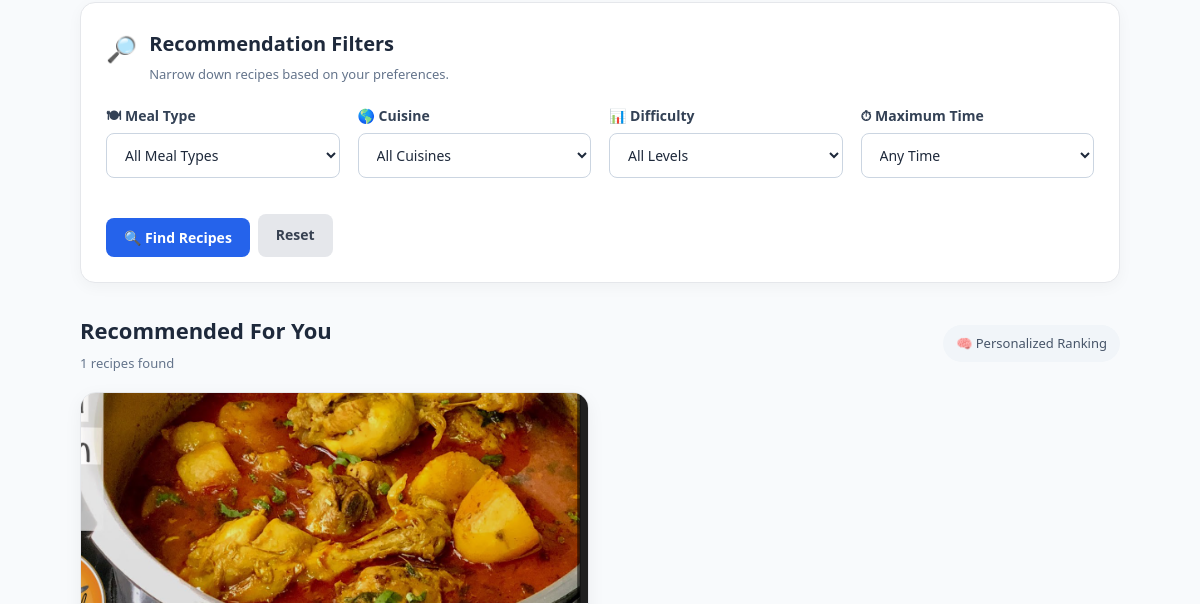
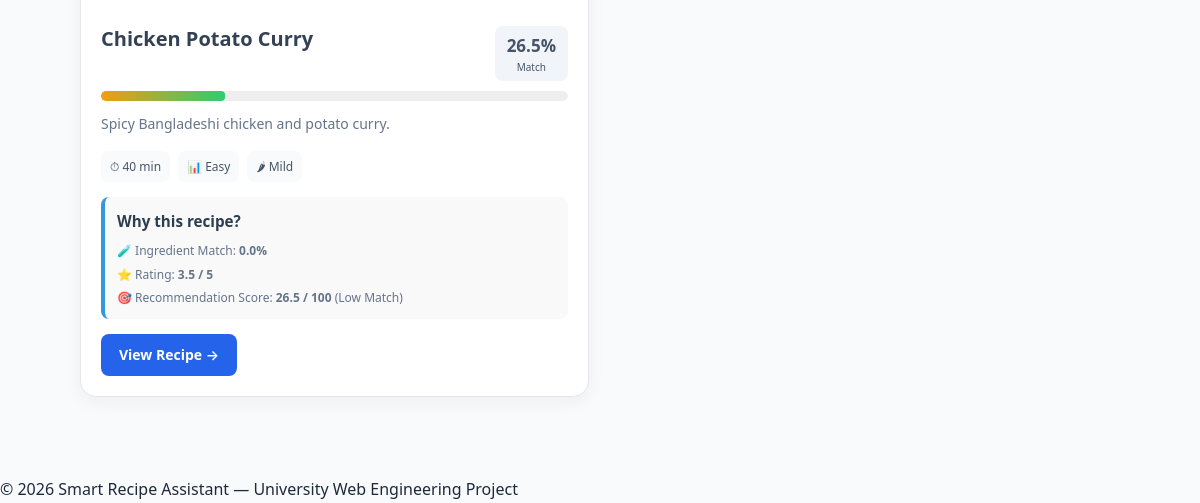
The page /recommendations (signed in, lower part) on the database as committed earlier (2 pictures, top to bottom).
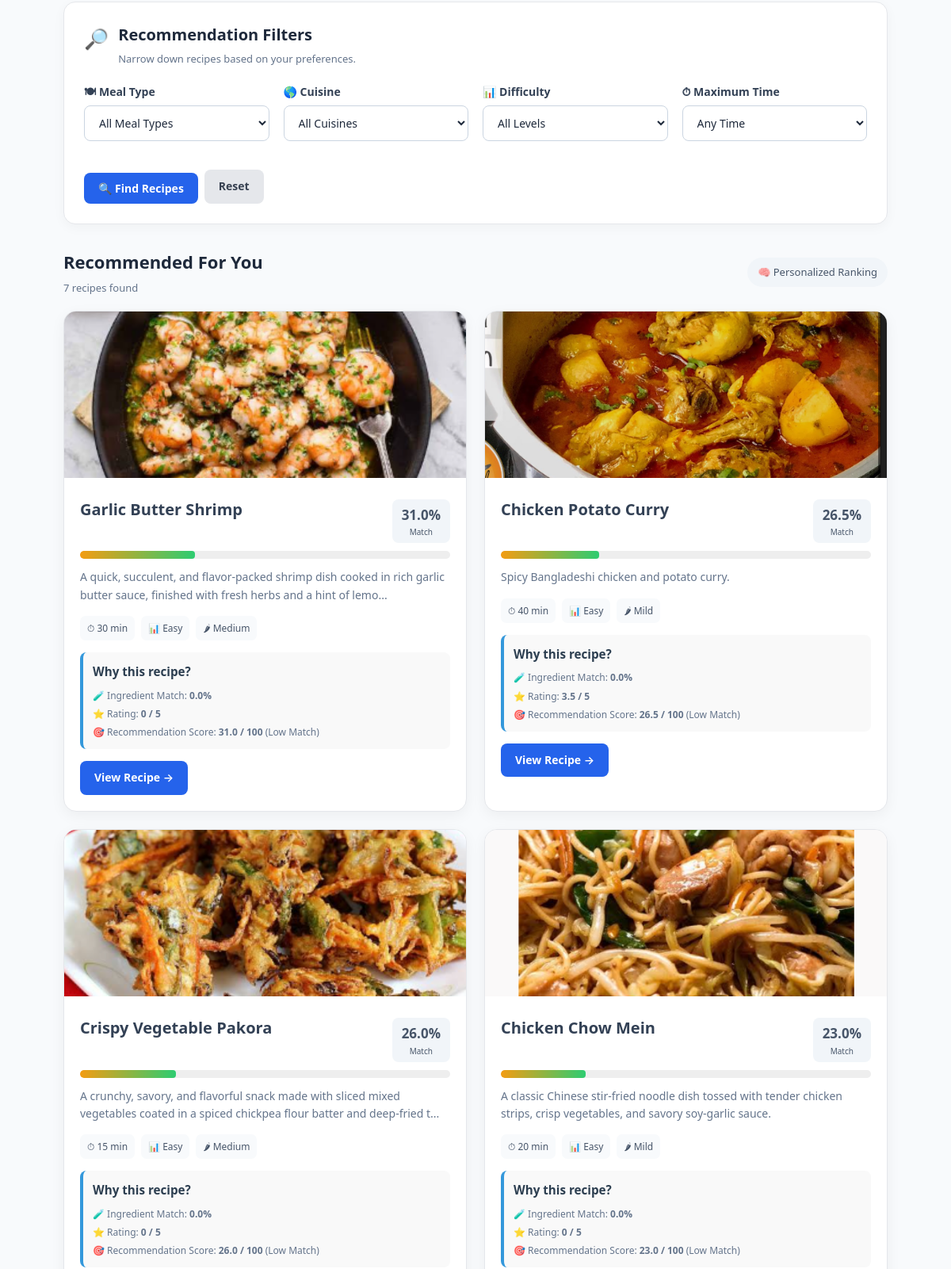
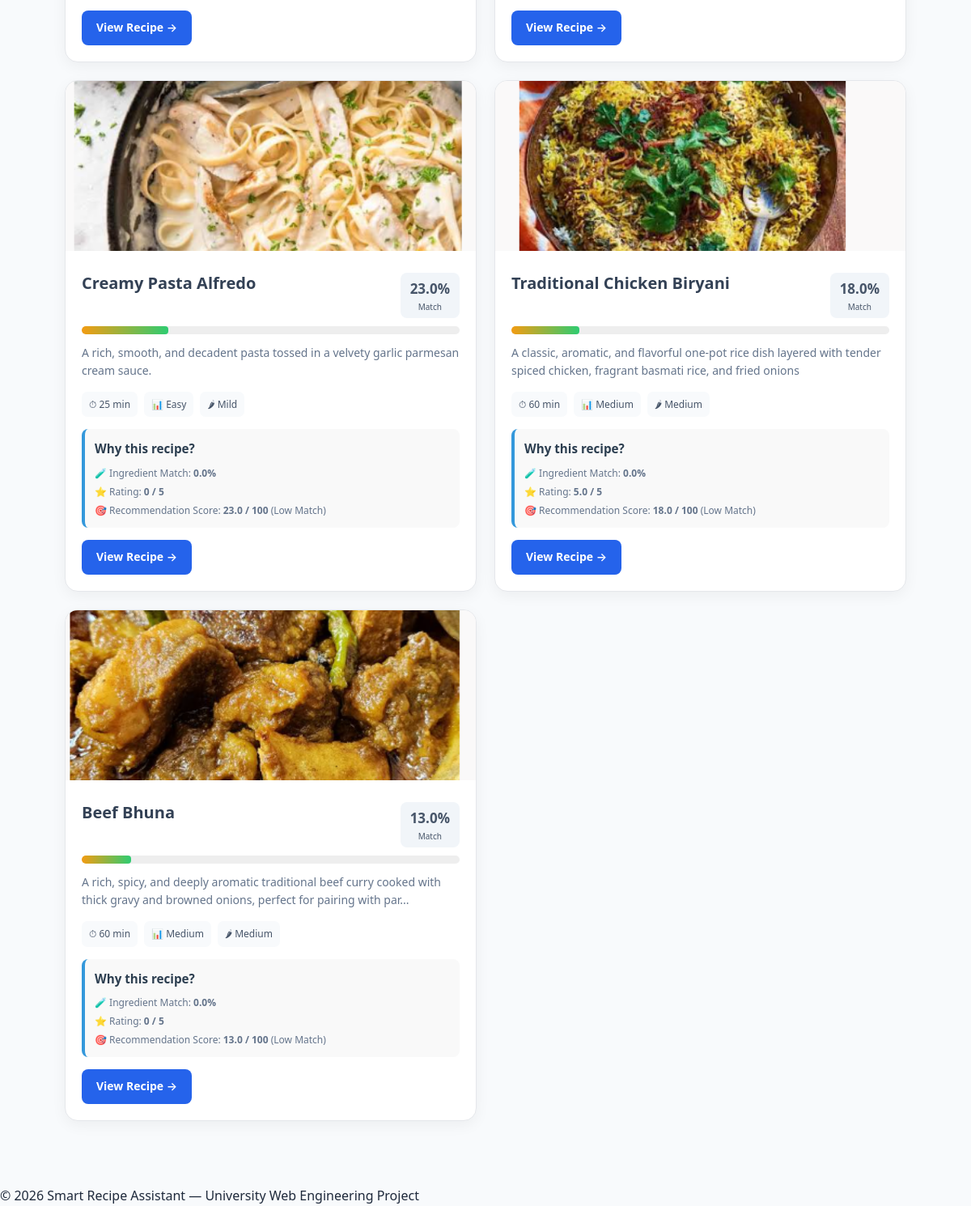
The same page on the database as committed later (2 pictures, top to bottom).
### tables this page shows
CREATE TABLE Recipes (
    RecipeID INTEGER PRIMARY KEY AUTOINCREMENT,
    UserID INTEGER NOT NULL,
    MealTypeID INTEGER NOT NULL,
    CuisineID INTEGER NOT NULL,
    Title TEXT NOT NULL,
    Description TEXT,
    CookingTime INTEGER NOT NULL
        CHECK (CookingTime > 0),
    Difficulty TEXT NOT NULL
        CHECK (
            Difficulty IN (
                'Easy',
                'Medium',
                'Hard'
            )
        ),
    SpiceLevel TEXT DEFAULT 'Medium'
        CHECK (
            SpiceLevel IN (
                'Mild',
                'Medium',
                'Spicy'
            )
        ),
    DietType TEXT DEFAULT 'Regular'
        CHECK (
            DietType IN (
                'Regular',
                'Vegetarian',
                'Vegan',
                'Low Calorie',
                'High Protein',
                'Gluten Free'
            )
        ),
    Instructions TEXT NOT NULL,
    ImageURL TEXT,
    CreatedAt TIMESTAMP DEFAULT CURRENT_TIMESTAMP,

    FOREIGN KEY (UserID)
        REFERENCES Users(UserID)
        ON DELETE CASCADE,
    FOREIGN KEY (MealTypeID)
        REFERENCES Meal_Types(MealTypeID)
        ON DELETE RESTRICT,
    FOREIGN KEY (CuisineID)
        REFERENCES Cuisines(CuisineID)
        ON DELETE RESTRICT
);

### app.py (the view, shortened to what this page needs)
@app.route("/recommendations")
def recommendations():
    if "user_id" not in session:
        return redirect(url_for("login"))
    user_id = session["user_id"]
    connection = get_db_connection()
    selected_meal_type = request.args.get("meal_type_id", "").strip()
    selected_cuisine = request.args.get("cuisine_id", "").strip()
    selected_difficulty = request.args.get("difficulty", "").strip()
    selected_max_time = request.args.get("max_time", "").strip()
    preferences = connection.execute(
        "SELECT * FROM User_Preferences WHERE UserID = ?", (user_id,)
    ).fetchone()
    available_ids = set(int(x) for x in session.get("available_ingredients", []))
    meal_types = connection.execute("SELECT * FROM Meal_Types ORDER BY Name").fetchall()
    cuisines = connection.execute("SELECT * FROM Cuisines ORDER BY Name").fetchall()
    recipes = connection.execute(
        """
        SELECT Recipes.*, Meal_Types.Name AS MealType, Cuisines.Name AS Cuisine
        FROM Recipes
        JOIN Meal_Types ON Recipes.MealTypeID = Meal_Types.MealTypeID
        JOIN Cuisines ON Recipes.CuisineID = Cuisines.CuisineID
        ORDER BY Recipes.CreatedAt DESC
        """
    ).fetchall()
    search_history = connection.execute(
        "SELECT SearchText FROM Search_History WHERE UserID = ? ORDER BY SearchDate DESC LIMIT 20",
        (user_id,)
    ).fetchall()
    search_keywords = [row["SearchText"].lower() for row in search_history]
    recommended_recipes = []
    for recipe in recipes:
        if selected_meal_type and str(recipe["MealTypeID"]) != selected_meal_type:
            continue
        if selected_cuisine and str(recipe["CuisineID"]) != selected_cuisine:
            continue
        if selected_difficulty and recipe["Difficulty"] != selected_difficulty:
            continue
        if selected_max_time:
            try:
                if recipe["CookingTime"] > int(selected_max_time):
                    continue
            except ValueError:
                pass
        score = 0
        recipe_ingredients = connection.execute(
            "SELECT IngredientID FROM Recipe_Ingredients WHERE RecipeID = ?", (recipe["RecipeID"],)
        ).fetchall()
        recipe_ingredient_ids = {row["IngredientID"] for row in recipe_ingredients}
        if recipe_ingredient_ids:
            matched_ingredients = recipe_ingredient_ids & available_ids
            ingredient_percentage = len(matched_ingredients) / len(recipe_ingredient_ids)
            score += ingredient_percentage * 35
        else:
            ingredient_percentage = 0
        if selected_meal_type and str(recipe["MealTypeID"]) == selected_meal_type:
            score += 10
        if selected_cuisine and str(recipe["CuisineID"]) == selected_cuisine:
            score += 10
        if preferences:
            max_time_pref = preferences["MaxCookingTime"]
            if max_time_pref:
                try:
                    if recipe["CookingTime"] <= int(max_time_pref):
                        score += 10
                except (TypeError, ValueError):
                    pass
            if recipe["Difficulty"] == preferences["DifficultyPreference"]:
                score += 8
            if recipe["SpiceLevel"] == preferences["SpiceLevel"]:
                score += 8
            if recipe["DietType"] == preferences["DietType"]:
                score += 5
        rating = connection.execute(
            "SELECT AVG(Rating) AS AverageRating FROM Ratings WHERE RecipeID = ?", (recipe["RecipeID"],)
        ).fetchone()
        average_rating = rating["AverageRating"] if rating and rating["AverageRating"] else 0
        score += (average_rating / 5) * 5
        history_score = 0
        score += history_score
        recommended_recipes.append({
            "recipe": recipe,
            "score": round(score, 1),
            "ingredient_percentage": round(ingredient_percentage * 100, 1),
            "average_rating": round(average_rating, 1)
        })
    recommended_recipes.sort(key=lambda x: x["score"], reverse=True)
    connection.close()
    return render_template(
        "recommendations.html",
        recommendations=recommended_recipes,
        preferences=preferences,
        meal_types=meal_types,
        cuisines=cuisines,
        selected_meal_type=selected_meal_type,
        selected_cuisine=selected_cuisine,
        selected_difficulty=selected_difficulty,
        selected_max_time=selected_max_time
    )

### database.py (called while the page is built)
def get_db_connection():
    connection = sqlite3.connect(DATABASE)
    connection.row_factory = sqlite3.Row
    connection.execute("PRAGMA foreign_keys = ON")
    return connection

### templates/recommendations.html (shortened to what the changed rows need)
{% extends "base.html" %}
{% block content %}
<div class="container recommendation-page">
    <div class="recommendation-filter-card">
        <div class="section-heading">
            <div>
                <h2>Recommendation Filters</h2>
            </div>
        </div>
    </div>
    <div class="recommendation-results-header">
        <div>
            <h2>Recommended For You</h2>
            <p>{{ recommendations|length }} recipes found</p>
        </div>
    </div>
    {% if recommendations %}
    <div class="recommendation-grid">
        {% for item in recommendations %}
        {% set recipe = item["recipe"] if item["recipe"] is defined else item %}
        {% set recipe_id = recipe["RecipeID"] if recipe["RecipeID"] is defined else item["RecipeID"] %}
        {% set title = recipe["Title"] if recipe["Title"] is defined else item["Title"] %}
        {% set image_url = recipe["ImageURL"] if recipe["ImageURL"] is defined else item["ImageURL"] %}
        {% set description = recipe["Description"] if recipe["Description"] is defined else item["Description"] %}
        {% set cooking_time = recipe["CookingTime"] if recipe["CookingTime"] is defined else item["CookingTime"] %}
        {% set difficulty = recipe["Difficulty"] if recipe["Difficulty"] is defined else item["Difficulty"] %}
        {% set spice_level = recipe["SpiceLevel"] if recipe["SpiceLevel"] is defined else item["SpiceLevel"] %}
        {% set score = item["score"] | default(0) %}
        <div class="recommendation-card">
            {% if image_url %}
            <img src="{{ image_url }}" alt="{{ title }}" class="recommendation-image">
            {% else %}
            <div class="recommendation-placeholder">🍲</div>
            {% endif %}
            <div class="recommendation-card-body">
                <div class="recommendation-title-row">
                    <h3>{{ title }}</h3>
                    <div class="match-score
                        {% if score >= 70 %} match-high
                        {% elif score >= 40 %} match-medium
                        {% else %} match-low {% endif %}">
                        <strong>{{ score }}%</strong>
                        <small>Match</small>
                    </div>
                </div>
                <div class="score-bar" style="width: 100%; height: 10px; background: #eee; border-radius: 10px; overflow: hidden; margin: 10px 0;">
                    <div class="score-fill" style="width: {{ score }}%; height: 100%; background: linear-gradient(90deg, #f39c12, #2ecc71); transition: width 0.5s ease-in-out;"></div>
                </div>
                {% if description %}
                <p class="recommendation-description">
                    {{ description[:130] }}{% if description|length > 130 %}...{% endif %}
                </p>
                {% endif %}
                <div class="recommendation-meta">
                    {% if cooking_time %}<span>⏱ {{ cooking_time }} min</span>{% endif %}
                    {% if difficulty %}<span>📊 {{ difficulty }}</span>{% endif %}
                    {% if spice_level %}<span>🌶 {{ spice_level }}</span>{% endif %}
                </div>
                <div class="match-details" style="background: #f9f9f9; padding: 12px; border-radius: 8px; border-left: 4px solid #3498db; margin-top: 12px;">
                    <h4 style="margin: 0 0 8px 0; font-size: 0.95rem; color: #2c3e50;">Why this recipe?</h4>
                    <div class="match-items" style="display: flex; flex-direction: column; gap: 4px;">
                        {% if item["ingredient_percentage"] is defined %}
                        <span class="match-item">🧪 Ingredient Match: <strong>{{ item["ingredient_percentage"] }}%</strong></span>
                        {% endif %}
                        {% if item["average_rating"] is defined %}
                        <span class="match-item">⭐ Rating: <strong>{{ item["average_rating"] }} / 5</strong></span>
                        {% endif %}
                        <span class="match-item">
                            🎯 Recommendation Score: <strong>{{ score }} / 100</strong>
                            {% if score >= 70 %}(High Match)
                            {% elif score >= 40 %}(Medium Match)
                            {% else %}(Low Match){% endif %}
                        </span>
                    </div>
                </div>
                <div class="recommendation-actions" style="margin-top: 15px;">
                    <a href="{{ url_for('recipe_detail', recipe_id=recipe_id) }}" class="btn btn-primary">
                        View Recipe →
                    </a>
                </div>
            </div>
        </div>
        {% endfor %}
    </div>
    {% endif %}
</div>
{% endblock %}

Rows that differ between the two databases and show on the page:
added Recipes: ImageURL (picture), recommendations "Garlic Butter Shrimp", CookingTime 30 (drawn), Description "A quick, succulent, and flavor-packed shrimp dish cooked in rich garlic butter sauce, finished with fresh herbs and a hint of lemo", recommendations "Easy", recommendations "Medium"
added Recipes: ImageURL (picture), recommendations "Crispy Vegetable Pakora", CookingTime 15 (drawn), Description "A crunchy, savory, and flavorful snack made with sliced mixed vegetables coated in a spiced chickpea flour batter and deep-fried t", recommendations "Easy", recommendations "Medium"
added Recipes: ImageURL (picture), recommendations "Chicken Chow Mein", CookingTime 20 (drawn), Description "A classic Chinese stir-fried noodle dish tossed with tender chicken strips, crisp vegetables, and savory soy-garlic sauce.", recommendations "Easy", recommendations "Mild"
added Recipes: ImageURL (picture), recommendations "Creamy Pasta Alfredo", CookingTime 25 (drawn), Description "A rich, smooth, and decadent pasta tossed in a velvety garlic parmesan cream sauce.", recommendations "Easy", recommendations "Mild"
added Recipes: ImageURL (picture), recommendations "Traditional Chicken Biryani", CookingTime 60 (drawn), Description "A classic, aromatic, and flavorful one-pot rice dish layered with tender spiced chicken, fragrant basmati rice, and fried onions", recommendations "Medium", recommendations "Medium"
added Recipes: ImageURL (picture), recommendations "Beef Bhuna", CookingTime 60 (drawn), Description "A rich, spicy, and deeply aromatic traditional beef curry cooked with thick gravy and browned onions, perfect for pairing with par", recommendations "Medium", recommendations "Medium"
Other text that changed with them:
{{ recommendations|length }}: "1" → "7"
new list line: "31.0 % Match ... 30 min Why this recipe? 🧪 Ingredient Match: 0.0 % ⭐ Rating: 0 / 5 🎯 Recommendation Score: 31.0 / 100 (Low Match) View Recipe →"
new list line: "26.0 % Match ... 15 min Why this recipe? 🧪 Ingredient Match: 0.0 % ⭐ Rating: 0 / 5 🎯 Recommendation Score: 26.0 / 100 (Low Match) View Recipe →"
new list line: "23.0 % Match 20 min Why this recipe? 🧪 Ingredient Match: 0.0 % ⭐ Rating: 0 / 5 🎯 Recommendation Score: 23.0 / 100 (Low Match) View Recipe →"
new list line: "23.0 % Match 25 min Why this recipe? 🧪 Ingredient Match: 0.0 % ⭐ Rating: 0 / 5 🎯 Recommendation Score: 23.0 / 100 (Low Match) View Recipe →"
new list line: "18.0 % Match 60 min Why this recipe? 🧪 Ingredient Match: 0.0 % ⭐ Rating: 5.0 / 5 🎯 Recommendation Score: 18.0 / 100 (Low Match) View Recipe →"
new list line: "13.0 % Match ... 60 min Why this recipe? 🧪 Ingredient Match: 0.0 % ⭐ Rating: 0 / 5 🎯 Recommendation Score: 13.0 / 100 (Low Match) View Recipe →"
